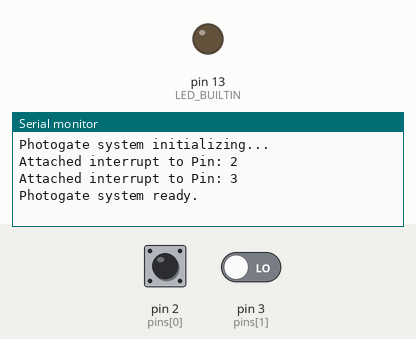
Recording of a sketch running on a simulated Arduino Uno, built with avr-gcc and run on an emulated ATmega328P. Parts: output pins drawn as LEDs (lit = HIGH), the last lines printed to the serial monitor. Inputs (shaded band) come from the test bench; at power-on: pin 2 (pins[0]) LOW, pin 3 (pins[1]) LOW.

Above: at 1.2 s.
1.3 s: pin 2 (pins[0]) driven HIGH and pin 3 (pins[1]) driven HIGH
At 2.4 s:
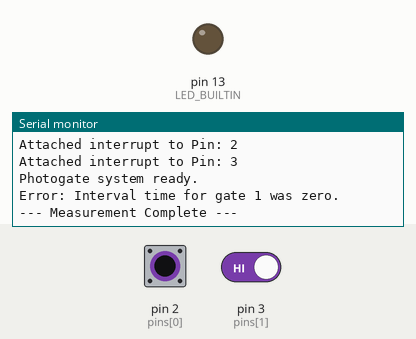
2.8 s: pin 2 (pins[0]) pulsed LOW 2 times (0.12 s each, 0.3 s apart)
At 4.7 s:
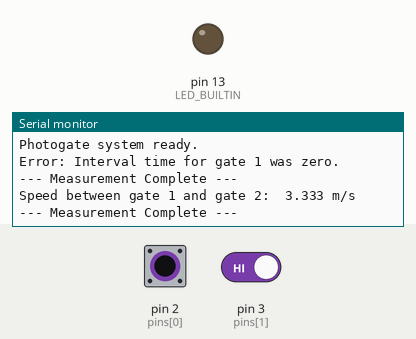

The sketch:

speed_measurement.ino
```cpp
// sensorpins
int pins[] = {2, 3}; // Add all sensor pins here.
const int pinsLength = sizeof(pins) / sizeof(pins[0]); // Number of pins - please add a array.length function

// Distances between consecutive photogates in cm.
// For N photogates, there are N-1 intervals.
unsigned int distances[pinsLength - 1] = {100}; // Example: 100cm between pin 2 and pin 3. Adjust if you add more pins/intervals.

// Store millis() timestamp when each photogate is triggered.
volatile unsigned long times[pinsLength];

// Flag set true when all photogates are triggered.
volatile bool trigger = false;

// Tracks how many photogates have been triggered.
volatile int counter = 0;

void setup() {
  Serial.begin(9600);
  Serial.println("Photogate system initializing...");

  // Set up sensors and attach interrupts.
  for (int i = 0; i < pinsLength; i++) {
    pinMode(pins[i], INPUT);
    attachInterrupt(digitalPinToInterrupt(pins[i]), triggered, RISING);
    Serial.print("Attached interrupt to Pin: ");
    Serial.println(pins[i]);
  }

  pinMode(LED_BUILTIN, OUTPUT);
  Serial.println("Photogate system ready.");
}

void loop() {
  if (trigger) {
    // Disable interrupts to safely copy 'times' array.
    noInterrupts();
    unsigned long localTimes[pinsLength];
    for (int i = 0; i < pinsLength; i++) {
      localTimes[i] = times[i];
    }
    interrupts(); // Re-enable interrupts.

    // Calculate speeds for each interval.
    for (int i = 1; i < pinsLength; i++) {
      unsigned long intervalTimeMs = localTimes[i] - localTimes[i - 1];

      if (intervalTimeMs > 0) {
        unsigned int intervalDistanceCm = distances[i - 1];
        float speedMps = (float)intervalDistanceCm / intervalTimeMs * 10.0;

        Serial.print("Speed between gate ");
        Serial.print(i);
        Serial.print(" and gate ");
        Serial.print(i + 1);
        Serial.print(":\t");
        Serial.print(speedMps, 3);
        Serial.println(" m/s");
      } else {
        Serial.print("Error: Interval time for gate ");
        Serial.print(i);
        Serial.println(" was zero.");
      }
    }

    Serial.println("--- Measurement Complete ---");

    // Reset for the next measurement.
    trigger = false;
    counter = 0;
  }

  delay(10);
}

// Interrupt Service Routine (ISR)
void triggered() {
  if (counter < pinsLength) {
    times[counter] = millis();
    counter++;
  }

  if (counter == pinsLength) {
    trigger = true;
  }
}
```

Measured:
- after the input at 1.3 s, the serial monitor: prints a new line at once (image 1)
- after the input at 2.8 s, the serial monitor: prints a new line after 0.43 s (image 2)
